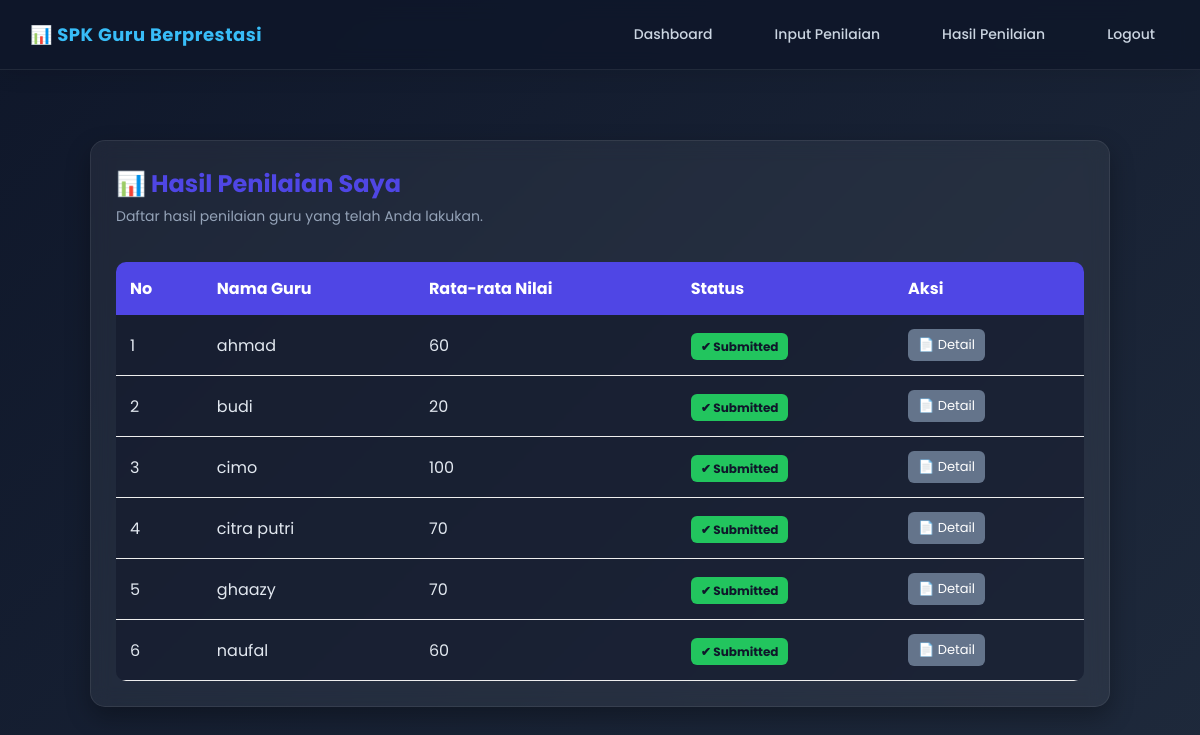
The page /spk_guru_saw/penilai/hasil_penilaian.php (signed in) on the database its author committed.
### tables this page shows
CREATE TABLE `guru` (
  `id_guru` int(11) NOT NULL,
  `id_user` int(11) DEFAULT NULL,
  `nip` varchar(30) DEFAULT NULL,
  `nama_guru` varchar(100) DEFAULT NULL,
  `mapel` varchar(100) DEFAULT NULL
);

### spk_guru_saw/penilai/hasil_penilaian.php (the view, shortened to what this page needs)
<?php
include '../config/koneksi.php';
$data = mysqli_query(
$koneksi,
"SELECT
guru.id_guru,
guru.nama_guru,
AVG(penilaian.nilai) AS rata_rata,
COALESCE(submit_penilai.status,'Draft') AS status_submit
FROM penilaian
JOIN guru
ON guru.id_guru = penilaian.id_guru
LEFT JOIN submit_penilai
ON submit_penilai.id_guru = guru.id_guru
AND submit_penilai.id_user='".$_SESSION['id_user']."'
WHERE penilaian.id_user='".$_SESSION['id_user']."'
GROUP BY guru.id_guru
ORDER BY guru.nama_guru ASC"
);
?>
<!DOCTYPE html>
<html>
<head>
<link rel="stylesheet" href="../assets/css/style.css">
</head>
<body>
<?php include '../template/menu_penilai.php'; ?>
<div class="container">
<div class="card">
    <h2>📊 Hasil Penilaian Saya</h2>
    <p class="subtitle">
        Daftar hasil penilaian guru yang telah Anda lakukan.
    </p>
    <div class="table-container">
    <table>
        <tr>
            <th>No</th>
            <th>Nama Guru</th>
            <th>Rata-rata Nilai</th>
            <th>Status</th>
            <th>Aksi</th>
        </tr>
        <?php
        $no = 1;
        while($row=mysqli_fetch_array($data)){
        ?>
        <tr>
            <td><?= $no++; ?></td>
            <td><?= $row['nama_guru']; ?></td>
            <td><?= round($row['rata_rata'],2); ?></td>
            <td>
                <?php if($row['status_submit']=="Submitted"){ ?>
                    <span class="badge-success">✔ Submitted</span>
                <?php } else { ?>
                    <span class="badge-warning">📝 Draft</span>
                <?php } ?>
            </td>
            <td>
                <a href="detail_penilaian.php?id=<?= $row['id_guru']; ?>"
                   class="btn-detail">
                    📄 Detail
                </a>
            </td>
        </tr>
        <?php } ?>
    </table>
    </div>
</div>
</div>
</body>
</html>

### spk_guru_saw/assets/css/style.css (style rules this page uses)
* { margin:0; padding:0; box-sizing:border-box; font-family:'Poppins', sans-serif; }
body { background:#f4f7fb; color:#333; }
.container { width:90%; margin:40px auto; }
.card { background:white; padding:30px; border-radius:20px; box-shadow:0 10px 25px rgba(0,0,0,0.08); }
h2 { margin-bottom:20px; color:#4f46e5; }
.table-container { overflow-x:auto; }
table { width:100%; border-collapse:collapse; margin-top:20px; }
table tr th { background:#4f46e5; color:white; padding:14px; text-align:left; }
table tr td { padding:14px; border-bottom:1px solid #eee; }
.btn-detail { background:#3b82f6; color:white; padding:8px 15px; border-radius:8px; text-decoration:none; margin-right:5px; }

### spk_guru_saw/penilai/hasil_penilaian.php (style rules this page uses)
body { margin:0; font-family:'Segoe UI', Tahoma, sans-serif; background: linear-gradient(135deg, #0f172a, #1e293b); color:#fff; }
.container { padding:30px; }
.card { background: rgba(255,255,255,0.06); border: 1px solid rgba(255,255,255,0.08); backdrop-filter: blur(10px); padding:25px; border-radius:15px; box-shadow:0 10px 25px rgba(0,0,0,0.3); }
h2 { margin:0 0 5px 0; }
.subtitle { color:#94a3b8; font-size:14px; margin-bottom:15px; }
.table-container { overflow-x:auto; }
table { width:100%; border-collapse:collapse; min-width:700px; background: rgba(15, 23, 42, 0.4); border-radius:10px; overflow:hidden; }
th { padding:12px; text-align:left; background: rgba(56, 189, 248, 0.15); color:#cbd5e1; }
td { padding:12px; color:#e2e8f0; background: rgba(15, 23, 42, 0.2); }
.badge-success { background:#22c55e; color:#0f172a; padding:5px 10px; border-radius:6px; font-size:12px; font-weight:bold; }
a { text-decoration:none; font-size:13px; }
.btn-detail { background:#64748b; color:#fff; padding:6px 10px; border-radius:6px; margin-right:5px; display:inline-block; }

### rows shown on the page
guru: nama_guru "ahmad", rata_rata "60"
guru: nama_guru "budi", rata_rata "20"
guru: nama_guru "cimo", rata_rata "100"
guru: nama_guru "citra putri", rata_rata "70"
guru: nama_guru "ghaazy", rata_rata "70"
guru: nama_guru "naufal", rata_rata "60"
